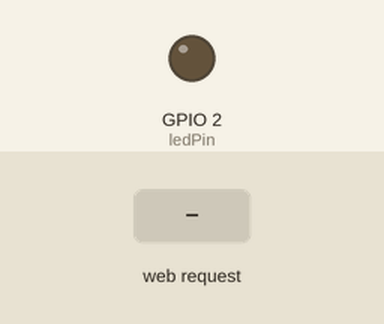
Simulated run of this sketch. Board: ESP32. On the bench: output pins drawn as LEDs (lit = HIGH). The test bench sets the inputs (shaded band). WiFi joins after 1.5 s; servers stay silent unless stated; what the sketch prints to the serial monitor is not drawn.

Above: at 2.7 s.
2.8 s: HTTP request GET /LEDON received
At 4.4 s:
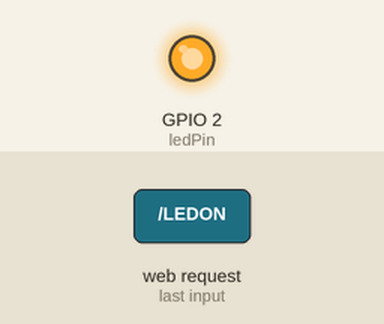
5.3 s: HTTP request GET /LEDOFF received
At 7.5 s:
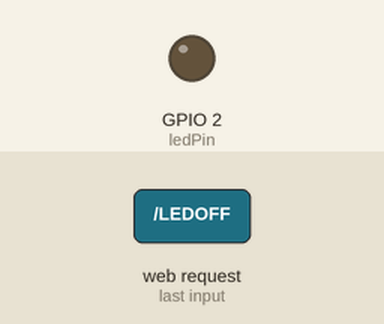
Timing chart, 0 to 9.0 s (numbered marks = the images above; inputs shaded):
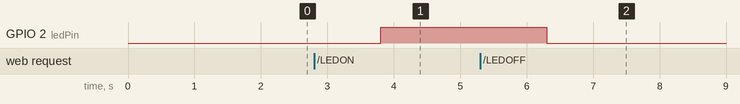

Measured:
- after the input at 2.8 s, GPIO 2 (ledPin): LOW → HIGH after 1.0 s
- after the input at 5.3 s, GPIO 2 (ledPin): HIGH → LOW after 1.0 s

The sketch:

MIT_APP_INVENTOR.ino
```cpp
#include <WiFi.h>

const char* ssid = "IPCS,3FLOOR";
const char* password = "Ipcs@2026";

WiFiServer server(80);

int ledPin = 2;

void setup() {
  Serial.begin(115200);
  pinMode(ledPin, OUTPUT);

  WiFi.begin(ssid, password);

  Serial.print("Connecting");
  while (WiFi.status() != WL_CONNECTED) {
    delay(500);
    Serial.print(".");
  }

  Serial.println("\nWiFi connected");
  Serial.print("IP Address: ");
  Serial.println(WiFi.localIP());

  server.begin();
}

void loop() {

  WiFiClient client = server.available();

  if (client) {
    Serial.println("Client Connected");

    String request = client.readString();   // ✅ Read full request
    Serial.println(request);

    // LED ON
    if (request.indexOf("GET /LEDON") != -1) {
      digitalWrite(ledPin, HIGH);
      Serial.println("LED ON");
    }

    // LED OFF
    if (request.indexOf("GET /LEDOFF") != -1) {
      digitalWrite(ledPin, LOW);
      Serial.println("LED OFF");
    }

    // Send proper response
    client.println("HTTP/1.1 200 OK");
    client.println("Content-type:text/plain");
    client.println("Connection: close");
    client.println();
    client.println("OK");

    delay(1);
    client.stop();
    Serial.println("Client Disconnected");
  }
}
```
